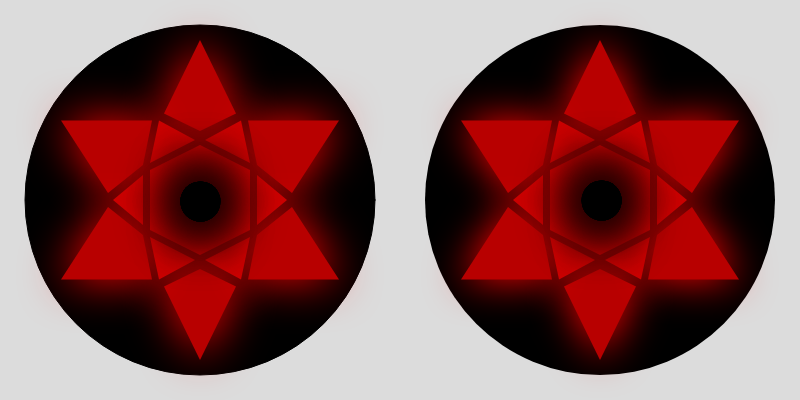
Frame 1 (no input)
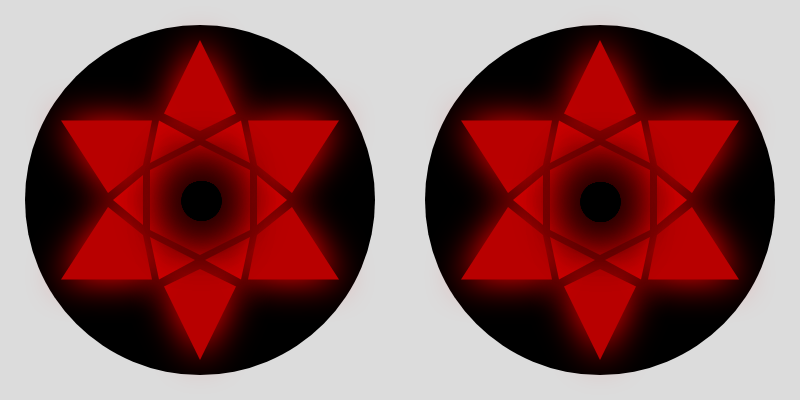
Frame 60 (no input)
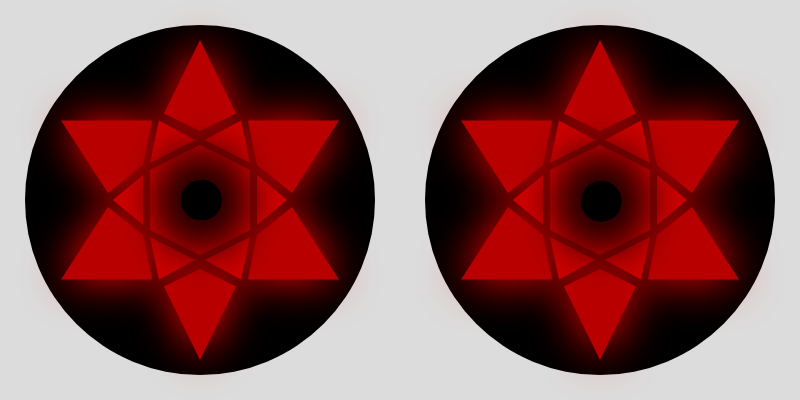
Frame 120 (the mouse pressed at the canvas centre since frame 60)

The p5.js sketch that drew these frames (run headless with seeded random() and noise() and a simulated clock; from frame 60 on, the mouse is pressed at the canvas centre):

// p5.js sketch
// ── sketch.js
// variables for canvas
let cnv;
const canvasWidth = 800;
const canvasHeight = 400;


function setup() {
  cnv = createCanvas(canvasWidth, canvasHeight);
  frameRate(30);
  dropShadowReset();
}

function draw() {
 background(220);
  


mangekyoSharingan(170, 230, 150, 250, 200, 145, 255);
mangekyoSharingan(170, 230, 550, 650, 600, 145, 255);



  
}

function dropShadow(OffsetX, OffsetY, blur, color) {
  drawingContext.shadowOffsetX = OffsetX;
  drawingContext.shadowOffsetY = OffsetY;
  drawingContext.shadowBlur = blur;
  drawingContext.shadowColor = color;
}

function dropShadowReset() {
  drawingContext.shadowOffsetX = 0;
  drawingContext.shadowOffsetY = 0;
  drawingContext.shadowBlur = 0;
  drawingContext.shadowColor = 'black';
}

function mangekyoSharingan(hexUpperY, hexLowerY, hexLeftX, hexRightX, hexPeakX, hexPeakYTop, hexPeakYBottom, irisX, irisY) {
  
// variables for hexagon
let hexagonUpperY = hexUpperY;
let hexagonLowerY = hexLowerY;
let hexagonLeftX = hexLeftX;
let hexagonRightX = hexRightX;
let hexagonPeakX = hexPeakX;
let hexagonPeakYTop = hexPeakYTop;
let hexagonPeakYBottom = hexPeakYBottom;

// variables for needle
let upperLeftTrianglePeakX;
let upperTrianglePeakY;
let upperRightTrianglePeakX;
let lowerLeftTrianglePeakX;
let lowerTrianglePeakY;
let lowerRightTrianglePeakX;
let leftmostTrianglePeakX;
let leftmostTrianglePeakY; 
let needleLength = 91;

// i literally don't know
let humanFailure = 4;

// ellipse variables
let ellipseGap = 40;
let ellipseSize = 40;
let outerEyeSize = 350;

// variables for shift
let fakeStroke = 7
let moveUp = 5
let triDiff = 30

// variables for rect test 
let rectBasicX = 200;
let rectBasicY = 200;
let rectSpeed = 3;

// variables for dropshadow
let blurRed;  
blurRed = random(35, 50);
  
  dropShadowReset();
  fill(0);
  ellipse(hexagonPeakX, hexagonPeakYTop / 2 + hexagonPeakYBottom / 2, outerEyeSize);
  
  dropShadow(0 , 0, blurRed, 'red')
  beginShape();
  
  noStroke();
  fill(184, 0, 0);
  
  // top
  vertex(hexagonPeakX,hexagonPeakYTop);
  
  // right side upper
  vertex(hexagonRightX, hexagonUpperY);
  
  // right side lower
  vertex(hexagonRightX, hexagonLowerY);
  
  // bottom
  vertex(hexagonPeakX, hexagonPeakYBottom);
  
  // left side lower
  vertex(hexagonLeftX, hexagonLowerY);
  
  // left side upper
  vertex(hexagonLeftX, hexagonUpperY);
  
endShape(CLOSE);


  // leftmost triangle
triangle(hexagonLeftX - fakeStroke, hexagonLowerY - moveUp, hexagonLeftX - fakeStroke, hexagonUpperY + moveUp, hexagonLeftX - fakeStroke - triDiff, hexagonUpperY / 2 + hexagonLowerY / 2);
 
  
// rightmost triangle
triangle(hexagonRightX + fakeStroke, hexagonLowerY - moveUp, hexagonRightX + fakeStroke, hexagonUpperY + moveUp, hexagonRightX + fakeStroke + triDiff, hexagonUpperY / 2 + hexagonLowerY / 2);
  
  
// upper left triangle
triangle(hexagonLeftX, hexagonUpperY - fakeStroke, hexagonPeakX - moveUp, hexagonPeakYTop - moveUp, hexagonLeftX/2 + hexagonPeakX/2 - fakeStroke - moveUp - humanFailure, hexagonUpperY/2 + hexagonPeakYTop/2  - fakeStroke - triDiff);
  
  
// upper right triangle
triangle(hexagonRightX, hexagonUpperY - fakeStroke, hexagonPeakX + moveUp, hexagonPeakYTop - moveUp, hexagonRightX/2 + hexagonPeakX/2 + fakeStroke + moveUp + humanFailure, hexagonUpperY/2 + hexagonPeakYTop/2 - fakeStroke - triDiff);
  
// lower right triangle
triangle(hexagonRightX, hexagonLowerY + fakeStroke, hexagonPeakX + moveUp, hexagonPeakYBottom + moveUp, hexagonRightX/2 + hexagonPeakX/2 + fakeStroke + moveUp + humanFailure, hexagonLowerY/2 + hexagonPeakYBottom/2 + fakeStroke + triDiff);
  
  
// lower left triangle
triangle(hexagonLeftX, hexagonLowerY + fakeStroke, hexagonPeakX - moveUp, hexagonPeakYBottom + moveUp, hexagonLeftX/2 + hexagonPeakX/2 - fakeStroke - moveUp - humanFailure, hexagonLowerY/2 + hexagonPeakYBottom/2 + fakeStroke + triDiff);



  // variables for top peak needle
 upperLeftTrianglePeakX = hexagonLeftX/2 + hexagonPeakX/2 - fakeStroke - moveUp - humanFailure;
 upperTrianglePeakY = hexagonUpperY/2 + hexagonPeakYTop/2  - fakeStroke - triDiff
 upperRightTrianglePeakX = hexagonRightX/2 + hexagonPeakX/2 + fakeStroke + moveUp + humanFailure
 
  
// variables for bottom peak needle
 lowerLeftTrianglePeakX = hexagonLeftX/2 + hexagonPeakX/2 - fakeStroke - moveUp - humanFailure
 lowerTrianglePeakY = hexagonLowerY/2 + hexagonPeakYBottom/2 + fakeStroke + triDiff
 lowerRightTrianglePeakX = hexagonRightX/2 + hexagonPeakX/2 + fakeStroke + moveUp + humanFailure
  
  
 // upper peak needle
beginShape();
 
  vertex(upperLeftTrianglePeakX + moveUp, upperTrianglePeakY - fakeStroke);
  vertex(hexagonPeakX, hexagonPeakYTop - fakeStroke * 2);
  vertex(upperRightTrianglePeakX - moveUp, upperTrianglePeakY - fakeStroke);
  vertex(hexagonPeakX, ellipseGap);
  
endShape();
  
// lower peak needle
beginShape();
  
  vertex(lowerLeftTrianglePeakX + moveUp, lowerTrianglePeakY + fakeStroke);
  vertex(hexagonPeakX, hexagonPeakYBottom + fakeStroke * 2);
  vertex(lowerRightTrianglePeakX - moveUp, lowerTrianglePeakY + fakeStroke)
  vertex(hexagonPeakX, hexagonPeakYBottom + fakeStroke * 2 + needleLength);
  
endShape();
  

// variables for upper left needle
  leftmostTrianglePeakX = hexagonLeftX - fakeStroke - triDiff;
  sideTrianglePeakY = hexagonUpperY / 2 + hexagonLowerY / 2;

// upper left needle
beginShape();
  
vertex(upperLeftTrianglePeakX - fakeStroke, upperTrianglePeakY);
vertex(hexagonLeftX - fakeStroke, hexagonUpperY - moveUp);
vertex(leftmostTrianglePeakX - moveUp, sideTrianglePeakY - fakeStroke);
vertex(upperLeftTrianglePeakX - fakeStroke - needleLength, upperTrianglePeakY);

endShape();
  
// variables for upper right needle
  rightmostTrianglePeakX = hexagonRightX + fakeStroke + triDiff

// upper right needle
beginShape(); 
vertex(upperRightTrianglePeakX + fakeStroke, upperTrianglePeakY);
vertex(hexagonRightX + fakeStroke, hexagonUpperY - moveUp);
vertex(rightmostTrianglePeakX + moveUp, sideTrianglePeakY - fakeStroke);  
vertex(upperRightTrianglePeakX + fakeStroke + needleLength, upperTrianglePeakY);
  
endShape();  
  
// lower right needle
beginShape();
  
vertex(lowerRightTrianglePeakX + fakeStroke, lowerTrianglePeakY);
vertex(hexagonRightX + fakeStroke, hexagonLowerY + moveUp)
vertex(rightmostTrianglePeakX + moveUp, sideTrianglePeakY + fakeStroke);
vertex(lowerRightTrianglePeakX + fakeStroke + needleLength, lowerTrianglePeakY);
  
endShape();
  
// lower left needle
beginShape();
  
vertex(lowerLeftTrianglePeakX - fakeStroke, lowerTrianglePeakY);
vertex(hexagonLeftX - fakeStroke, hexagonLowerY + moveUp);
vertex(leftmostTrianglePeakX - moveUp, sideTrianglePeakY + fakeStroke);
vertex(lowerLeftTrianglePeakX - fakeStroke - needleLength, lowerTrianglePeakY);

endShape();

  let ellipseX = random(hexagonPeakX, hexagonPeakX + 2);
  let ellipseY = random(hexagonPeakYTop / 2 + hexagonPeakYBottom / 2, hexagonPeakYTop / 2 + hexagonPeakYBottom / 2 + 2);
  
 noStroke();
 fill(0, 0, 0);
  
  dropShadow(0, 15, 50, 'black');
  ellipse(ellipseX, ellipseY, ellipseSize);
  
  dropShadow(0, -15, 50, 'black'); 
  ellipse(ellipseX, ellipseY, ellipseSize);
  
  dropShadow(0, 15, 50, 'black');
  ellipse(ellipseX, ellipseY, ellipseSize);
  
  dropShadow(0, -15, 50, 'black');
  ellipse(ellipseX, ellipseY, ellipseSize);
  
  dropShadow(15, 0, 50, 'black');
  ellipse(ellipseX, ellipseY, ellipseSize);
  
  dropShadow(-15, 0, 50, 'black');
  ellipse(ellipseX, ellipseY, ellipseSize);  
}
